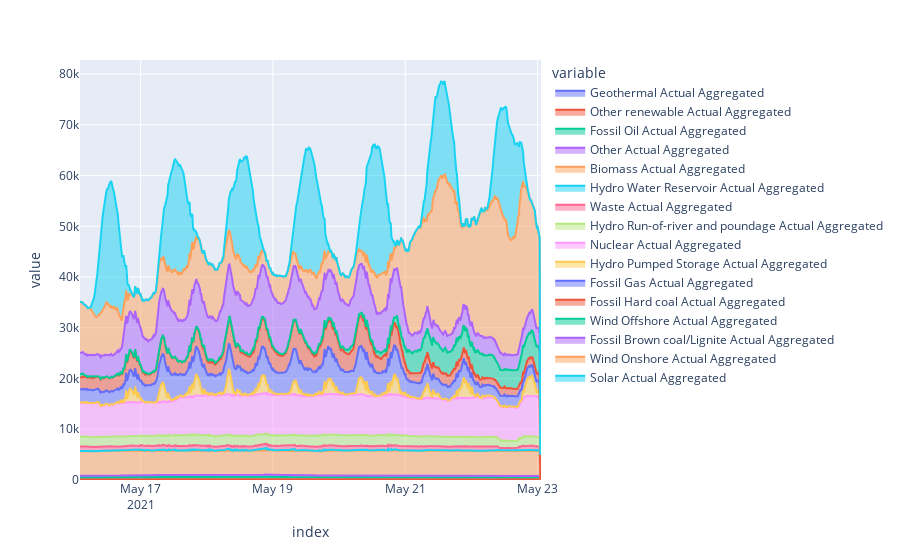

This figure's notebook cell:
### Code cell
fig = px.area(df)
fig.show()

### Figure 1 — Plotly figure (JSON) as saved in the notebook; plotly's stock layout.template omitted (floating-point values rounded to 4 significant figures; data arrays with more than 128 entries replaced by an {"elided": "..."} marker saying what was removed)
{"data": [{"hovertemplate": "variable=Geothermal Actual Aggregated<br>index=%{x}<br>value=%{y}<extra></extra>", "legendgroup": "Geothermal Actual Aggregated", "line": {"color": "#636efa"}, "mode": "lines", "name": "Geothermal Actual Aggregated", "orientation": "v", "showlegend": true, "stackgroup": "1", "type": "scatter", "x": {"elided": "670 str values"}, "xaxis": "x", "y": {"elided": "670 int values"}, "yaxis": "y"}, {"hovertemplate": "variable=Other renewable Actual Aggregated<br>index=%{x}<br>value=%{y}<extra></extra>", "legendgroup": "Other renewable Actual Aggregated", "line": {"color": "#EF553B"}, "mode": "lines", "name": "Other renewable Actual Aggregated", "orientation": "v", "showlegend": true, "stackgroup": "1", "type": "scatter", "x": {"elided": "670 str values"}, "xaxis": "x", "y": {"elided": "670 int values"}, "yaxis": "y"}, {"hovertemplate": "variable=Fossil Oil Actual Aggregated<br>index=%{x}<br>value=%{y}<extra></extra>", "legendgroup": "Fossil Oil Actual Aggregated", "line": {"color": "#00cc96"}, "mode": "lines", "name": "Fossil Oil Actual Aggregated", "orientation": "v", "showlegend": true, "stackgroup": "1", "type": "scatter", "x": {"elided": "670 str values"}, "xaxis": "x", "y": {"elided": "670 int values"}, "yaxis": "y"}, {"hovertemplate": "variable=Other Actual Aggregated<br>index=%{x}<br>value=%{y}<extra></extra>", "legendgroup": "Other Actual Aggregated", "line": {"color": "#ab63fa"}, "mode": "lines", "name": "Other Actual Aggregated", "orientation": "v", "showlegend": true, "stackgroup": "1", "type": "scatter", "x": {"elided": "670 str values"}, "xaxis": "x", "y": {"elided": "670 int values"}, "yaxis": "y"}, {"hovertemplate": "variable=Biomass Actual Aggregated<br>index=%{x}<br>value=%{y}<extra></extra>", "legendgroup": "Biomass Actual Aggregated", "line": {"color": "#FFA15A"}, "mode": "lines", "name": "Biomass Actual Aggregated", "orientation": "v", "showlegend": true, "stackgroup": "1", "type": "scatter", "x": {"elided": "670 str values"}, "xaxis": "x", "y": {"elided": "670 int values"}, "yaxis": "y"}, {"hovertemplate": "variable=Hydro Water Reservoir Actual Aggregated<br>index=%{x}<br>value=%{y}<extra></extra>", "legendgroup": "Hydro Water Reservoir Actual Aggregated", "line": {"color": "#19d3f3"}, "mode": "lines", "name": "Hydro Water Reservoir Actual Aggregated", "orientation": "v", "showlegend": true, "stackgroup": "1", "type": "scatter", "x": {"elided": "670 str values"}, "xaxis": "x", "y": {"elided": "670 int values"}, "yaxis": "y"}, {"hovertemplate": "variable=Waste Actual Aggregated<br>index=%{x}<br>value=%{y}<extra></extra>", "legendgroup": "Waste Actual Aggregated", "line": {"color": "#FF6692"}, "mode": "lines", "name": "Waste Actual Aggregated", "orientation": "v", "showlegend": true, "stackgroup": "1", "type": "scatter", "x": {"elided": "670 str values"}, "xaxis": "x", "y": {"elided": "670 int values"}, "yaxis": "y"}, {"hovertemplate": "variable=Hydro Run-of-river and poundage Actual Aggregated<br>index=%{x}<br>value=%{y}<extra></extra>", "legendgroup": "Hydro Run-of-river and poundage Actual Aggregated", "line": {"color": "#B6E880"}, "mode": "lines", "name": "Hydro Run-of-river and poundage Actual Aggregated", "orientation": "v", "showlegend": true, "stackgroup": "1", "type": "scatter", "x": {"elided": "670 str values"}, "xaxis": "x", "y": {"elided": "670 int values"}, "yaxis": "y"}, {"hovertemplate": "variable=Nuclear Actual Aggregated<br>index=%{x}<br>value=%{y}<extra></extra>", "legendgroup": "Nuclear Actual Aggregated", "line": {"color": "#FF97FF"}, "mode": "lines", "name": "Nuclear Actual Aggregated", "orientation": "v", "showlegend": true, "stackgroup": "1", "type": "scatter", "x": {"elided": "670 str values"}, "xaxis": "x", "y": {"elided": "670 int values"}, "yaxis": "y"}, {"hovertemplate": "variable=Hydro Pumped Storage Actual Aggregated<br>index=%{x}<br>value=%{y}<extra></extra>", "legendgroup": "Hydro Pumped Storage Actual Aggregated", "line": {"color": "#FECB52"}, "mode": "lines", "name": "Hydro Pumped Storage Actual Aggregated", "orientation": "v", "showlegend": true, "stackgroup": "1", "type": "scatter", "x": {"elided": "670 str values"}, "xaxis": "x", "y": {"elided": "670 int values"}, "yaxis": "y"}, {"hovertemplate": "variable=Fossil Gas Actual Aggregated<br>index=%{x}<br>value=%{y}<extra></extra>", "legendgroup": "Fossil Gas Actual Aggregated", "line": {"color": "#636efa"}, "mode": "lines", "name": "Fossil Gas Actual Aggregated", "orientation": "v", "showlegend": true, "stackgroup": "1", "type": "scatter", "x": {"elided": "670 str values"}, "xaxis": "x", "y": {"elided": "670 int values"}, "yaxis": "y"}, {"hovertemplate": "variable=Fossil Hard coal Actual Aggregated<br>index=%{x}<br>value=%{y}<extra></extra>", "legendgroup": "Fossil Hard coal Actual Aggregated", "line": {"color": "#EF553B"}, "mode": "lines", "name": "Fossil Hard coal Actual Aggregated", "orientation": "v", "showlegend": true, "stackgroup": "1", "type": "scatter", "x": {"elided": "670 str values"}, "xaxis": "x", "y": {"elided": "670 int values"}, "yaxis": "y"}, {"hovertemplate": "variable=Wind Offshore Actual Aggregated<br>index=%{x}<br>value=%{y}<extra></extra>", "legendgroup": "Wind Offshore Actual Aggregated", "line": {"color": "#00cc96"}, "mode": "lines", "name": "Wind Offshore Actual Aggregated", "orientation": "v", "showlegend": true, "stackgroup": "1", "type": "scatter", "x": {"elided": "670 str values"}, "xaxis": "x", "y": {"elided": "670 int values"}, "yaxis": "y"}, {"hovertemplate": "variable=Fossil Brown coal/Lignite Actual Aggregated<br>index=%{x}<br>value=%{y}<extra></extra>", "legendgroup": "Fossil Brown coal/Lignite Actual Aggregated", "line": {"color": "#ab63fa"}, "mode": "lines", "name": "Fossil Brown coal/Lignite Actual Aggregated", "orientation": "v", "showlegend": true, "stackgroup": "1", "type": "scatter", "x": {"elided": "670 str values"}, "xaxis": "x", "y": {"elided": "670 int values"}, "yaxis": "y"}, {"hovertemplate": "variable=Wind Onshore Actual Aggregated<br>index=%{x}<br>value=%{y}<extra></extra>", "legendgroup": "Wind Onshore Actual Aggregated", "line": {"color": "#FFA15A"}, "mode": "lines", "name": "Wind Onshore Actual Aggregated", "orientation": "v", "showlegend": true, "stackgroup": "1", "type": "scatter", "x": {"elided": "670 str values"}, "xaxis": "x", "y": {"elided": "670 int values"}, "yaxis": "y"}, {"hovertemplate": "variable=Solar Actual Aggregated<br>index=%{x}<br>value=%{y}<extra></extra>", "legendgroup": "Solar Actual Aggregated", "line": {"color": "#19d3f3"}, "mode": "lines", "name": "Solar Actual Aggregated", "orientation": "v", "showlegend": true, "stackgroup": "1", "type": "scatter", "x": {"elided": "670 str values"}, "xaxis": "x", "y": {"elided": "670 int values"}, "yaxis": "y"}], "layout": {"legend": {"title": {"text": "variable"}, "tracegroupgap": 0}, "margin": {"t": 60}, "xaxis": {"anchor": "y", "domain": [0, 1], "title": {"text": "index"}}, "yaxis": {"anchor": "x", "domain": [0, 1], "title": {"text": "value"}}}}
